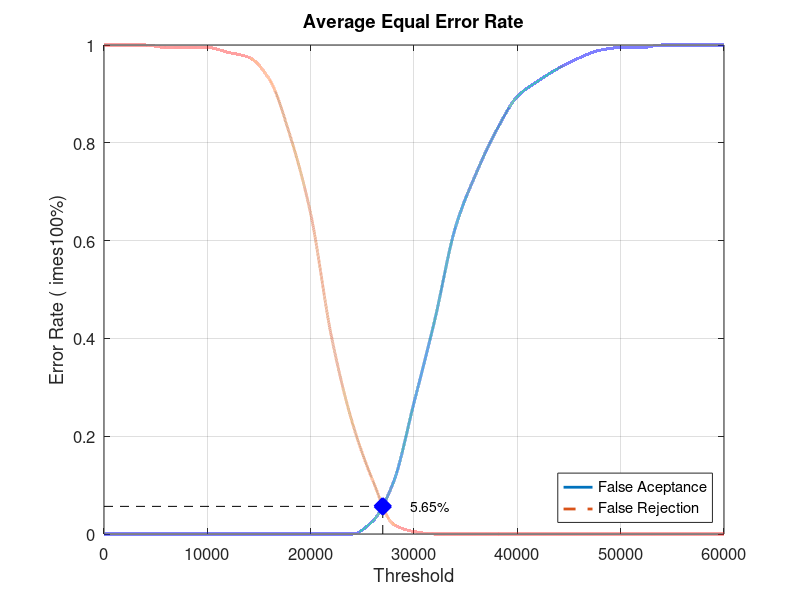
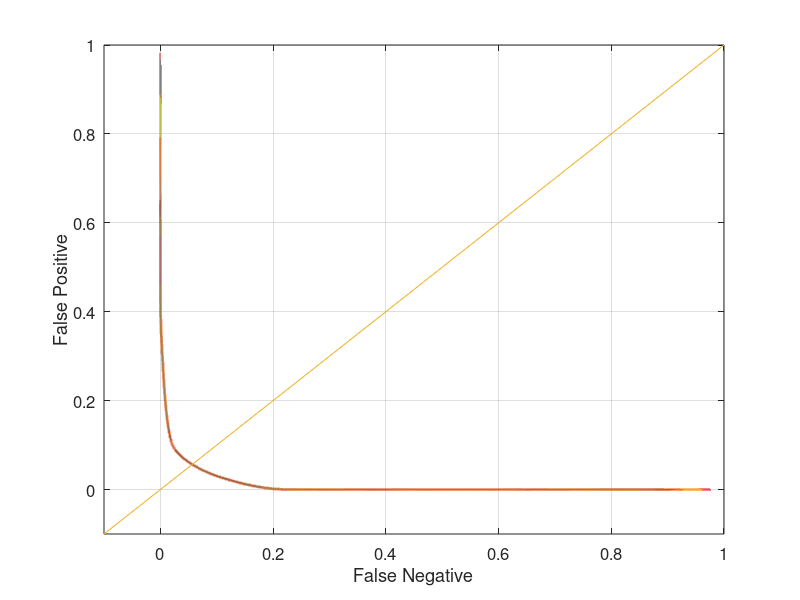

Source code (MATLAB) for these figures, in order:
close all;
clear;
clc;
x = 0:2000:60000;
xq = 0:0.5:60000;

y0 = [0 0 0 0 0 0 0 0 0 0 0 0 0 0.0263158 0.105263 0.268421 0.436842 0.626316 0.736842 0.826316 0.894737 0.926316 0.952632 0.973684 0.989474 0.994737 0.994737 1 1 1 1]
yy0 = interp1(x, y0, xq, 'pchip');
y1 = [1 1 1 0.995 0.995 0.995 0.985 0.975 0.93 0.815 0.655 0.405 0.23 0.11 0.02 0.005 0 0 0 0 0 0 0 0 0 0 0 0 0 0 0]
yy1 = interp1(x, y1, xq, 'pchip');

% Calculating EER: 
y2 = abs(y0 - y1);
find(y2 == min(y2))
yy2 = abs(yy0 - yy1);
xEER = find(yy2 == min(yy2));
xEERIndex = xq(xEER) % X-axis EER
yEER = yy0(xEER) % Y-axis EER

main = figure
plot(xq, yy0,'-','LineWidth', 2);	hold on
plot(xq, yy1,'--','LineWidth', 2);	hold on
plot([xEERIndex xEERIndex], [0 yEER], 'k--');	hold on
plot([0 xEERIndex], [yEER yEER], 'k--');	hold on
plot(xEERIndex, yEER, 'bx', 'LineWidth', 10);	hold on
text(xEERIndex + 10 * xEERIndex / 100, yEER, [num2str(round((10000 * yEER)) / 100) '%'])
legend('False Aceptance', 'False Rejection', 'Location', 'SouthEast')
xlabel('Threshold')
ylabel('Error Rate (	imes100%)')
title('Average Equal Error Rate')
set(gca, 'FontSize', 12)
axis([0 60000 0 1])
grid on

print(main, 'Database4_4Main', '-dpng');
FNRxFPR = figure('Color', [1 1 1]);
plot(yy1, yy0, '-', yy1, yy0, 'LineWidth', 2);
hold on
y = -0.1:0.1:1
plot(y, y); 
set(gca, 'FontSize', 12)
xlabel('False Negative')
ylabel('False Positive')
axis([-0.1 1 -0.1 1])
set(gca, 'FontSize', 12)
grid on

print(FNRxFPR, 'Database4_4FNRxFPR','-dpng');
